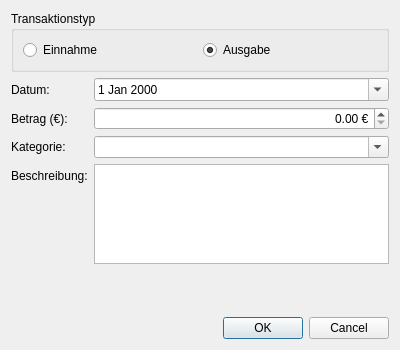
<?xml version="1.0" encoding="UTF-8"?>
<ui version="4.0">
	<class>TransactionDialog</class>
	<widget class="QDialog" name="TransactionDialog">
		<property name="geometry">
			<rect>
				<x>0</x>
				<y>0</y>
				<width>400</width>
				<height>350</height>
			</rect>
		</property>
		<property name="windowTitle">
			<string>Transaktion</string>
		</property>
		<layout class="QVBoxLayout" name="verticalLayout">
			<item>
				<widget class="QGroupBox" name="typeGroupBox">
					<property name="title">
						<string>Transaktionstyp</string>
					</property>
					<layout class="QHBoxLayout" name="horizontalLayout">
						<item>
							<widget class="QRadioButton" name="incomeRadioButton">
								<property name="text">
									<string>Einnahme</string>
								</property>
								<property name="checked">
									<bool>false</bool>
								</property>
							</widget>
						</item>
						<item>
							<widget class="QRadioButton" name="expenseRadioButton">
								<property name="text">
									<string>Ausgabe</string>
								</property>
								<property name="checked">
									<bool>true</bool>
								</property>
							</widget>
						</item>
					</layout>
				</widget>
			</item>
			<item>
				<layout class="QFormLayout" name="formLayout">
					<item row="0" column="0">
						<widget class="QLabel" name="dateLabel">
							<property name="text">
								<string>Datum:</string>
							</property>
						</widget>
					</item>
					<item row="0" column="1">
						<widget class="QDateEdit" name="dateEdit">
							<property name="calendarPopup">
								<bool>true</bool>
							</property>
						</widget>
					</item>
					<item row="1" column="0">
						<widget class="QLabel" name="amountLabel">
							<property name="text">
								<string>Betrag (€):</string>
							</property>
						</widget>
					</item>
					<item row="1" column="1">
						<widget class="QDoubleSpinBox" name="amountSpinBox">
							<property name="alignment">
								<set>Qt::AlignRight|Qt::AlignTrailing|Qt::AlignVCenter</set>
							</property>
							<property name="suffix">
								<string> €</string>
							</property>
							<property name="decimals">
								<number>2</number>
							</property>
							<property name="maximum">
								<double>1000000.000000000000000</double>
							</property>
						</widget>
					</item>
					<item row="2" column="0">
						<widget class="QLabel" name="categoryLabel">
							<property name="text">
								<string>Kategorie:</string>
							</property>
						</widget>
					</item>
					<item row="2" column="1">
						<widget class="QComboBox" name="categoryComboBox">
							<property name="editable">
								<bool>true</bool>
							</property>
						</widget>
					</item>
					<item row="3" column="0">
						<widget class="QLabel" name="descriptionLabel">
							<property name="text">
								<string>Beschreibung:</string>
							</property>
						</widget>
					</item>
					<item row="3" column="1">
						<widget class="QTextEdit" name="descriptionTextEdit">
							<property name="maximumSize">
								<size>
									<width>16777215</width>
									<height>100</height>
								</size>
							</property>
						</widget>
					</item>
				</layout>
			</item>
			<item>
				<spacer name="verticalSpacer">
					<property name="orientation">
						<enum>Qt::Vertical</enum>
					</property>
					<property name="sizeHint" stdset="0">
						<size>
							<width>20</width>
							<height>40</height>
						</size>
					</property>
				</spacer>
			</item>
			<item>
				<widget class="QDialogButtonBox" name="buttonBox">
					<property name="orientation">
						<enum>Qt::Horizontal</enum>
					</property>
					<property name="standardButtons">
						<set>QDialogButtonBox::Cancel|QDialogButtonBox::Ok</set>
					</property>
				</widget>
			</item>
		</layout>
	</widget>
	<resources/>
	<connections>
		<connection>
			<sender>buttonBox</sender>
			<signal>accepted()</signal>
			<receiver>TransactionDialog</receiver>
			<slot>accept()</slot>
			<hints>
				<hint type="sourcelabel">
					<x>248</x>
					<y>254</y>
				</hint>
				<hint type="destinationlabel">
					<x>157</x>
					<y>274</y>
				</hint>
			</hints>
		</connection>
		<connection>
			<sender>buttonBox</sender>
			<signal>rejected()</signal>
			<receiver>TransactionDialog</receiver>
			<slot>reject()</slot>
			<hints>
				<hint type="sourcelabel">
					<x>316</x>
					<y>260</y>
				</hint>
				<hint type="destinationlabel">
					<x>286</x>
					<y>274</y>
				</hint>
			</hints>
		</connection>
	</connections>
</ui>
